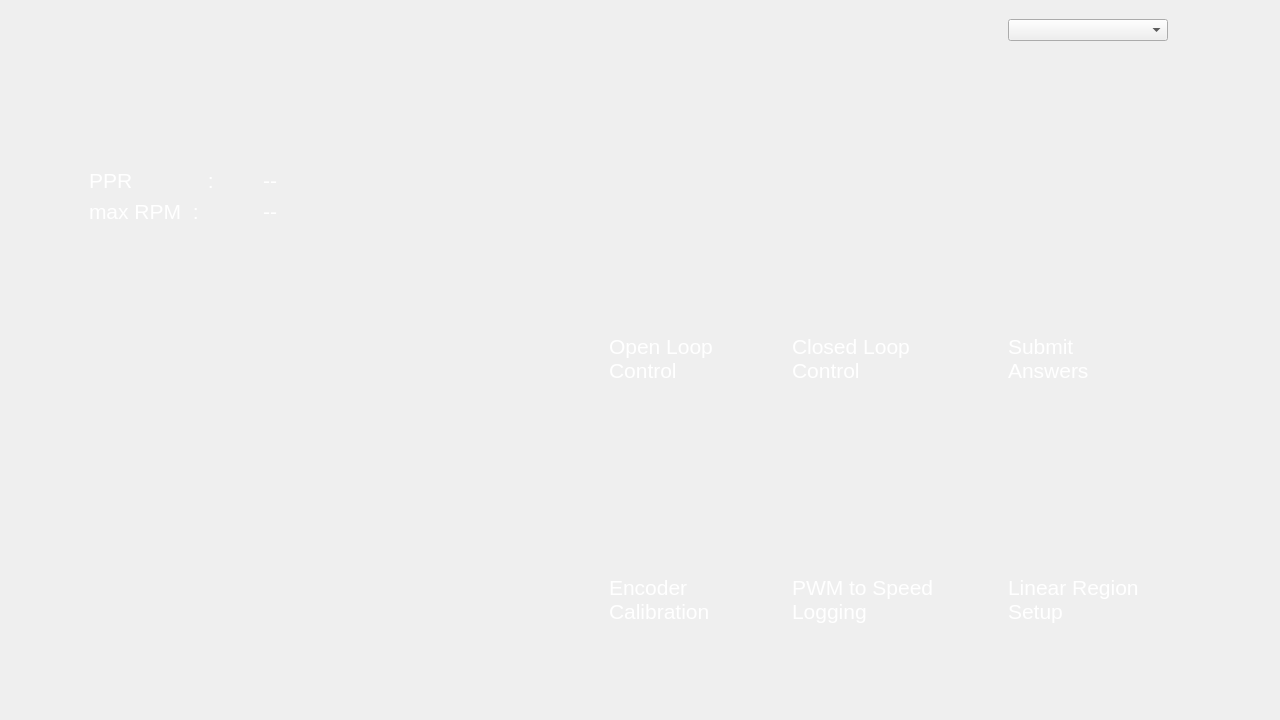
<?xml version="1.0" encoding="UTF-8"?>
<ui version="4.0">
 <class>MainWindow</class>
 <widget class="QMainWindow" name="MainWindow">
  <property name="geometry">
   <rect>
    <x>0</x>
    <y>0</y>
    <width>1280</width>
    <height>720</height>
   </rect>
  </property>
  <property name="sizePolicy">
   <sizepolicy hsizetype="Preferred" vsizetype="Preferred">
    <horstretch>0</horstretch>
    <verstretch>0</verstretch>
   </sizepolicy>
  </property>
  <property name="minimumSize">
   <size>
    <width>1280</width>
    <height>720</height>
   </size>
  </property>
  <property name="maximumSize">
   <size>
    <width>1280</width>
    <height>720</height>
   </size>
  </property>
  <property name="windowTitle">
   <string>MainWindow</string>
  </property>
  <property name="styleSheet">
   <string notr="true"/>
  </property>
  <widget class="QWidget" name="centralwidget">
   <property name="autoFillBackground">
    <bool>false</bool>
   </property>
   <property name="styleSheet">
    <string notr="true">QWidget#centralwidget {
    qproperty-autoFillBackground: true; /* ensure it paints its own background */
    border-image: url(:/main/bgMain.png) 0 0 0 0 stretch stretch;
}
</string>
   </property>
   <layout class="QHBoxLayout" name="horizontalLayout">
    <item>
     <layout class="QVBoxLayout" name="verticalLayout_3">
      <item>
       <spacer name="verticalSpacer_5">
        <property name="orientation">
         <enum>Qt::Vertical</enum>
        </property>
        <property name="sizeType">
         <enum>QSizePolicy::Minimum</enum>
        </property>
        <property name="sizeHint" stdset="0">
         <size>
          <width>20</width>
          <height>159</height>
         </size>
        </property>
       </spacer>
      </item>
      <item>
       <layout class="QHBoxLayout" name="horizontalLayout_3">
        <item>
         <spacer name="horizontalSpacer_5">
          <property name="orientation">
           <enum>Qt::Horizontal</enum>
          </property>
          <property name="sizeType">
           <enum>QSizePolicy::MinimumExpanding</enum>
          </property>
          <property name="sizeHint" stdset="0">
           <size>
            <width>80</width>
            <height>20</height>
           </size>
          </property>
         </spacer>
        </item>
        <item>
         <layout class="QFormLayout" name="formLayout">
          <item row="0" column="0">
           <widget class="QLabel" name="label">
            <property name="sizePolicy">
             <sizepolicy hsizetype="Preferred" vsizetype="Preferred">
              <horstretch>0</horstretch>
              <verstretch>0</verstretch>
             </sizepolicy>
            </property>
            <property name="styleSheet">
             <string notr="true">font-family: &quot;Iceland&quot;;
font-size: 16pt;
color: rgb(255, 255, 255);</string>
            </property>
            <property name="text">
             <string>PPR             :</string>
            </property>
           </widget>
          </item>
          <item row="1" column="0">
           <widget class="QLabel" name="label_2">
            <property name="styleSheet">
             <string notr="true">font-family: &quot;Iceland&quot;;
font-size: 16pt;
color: rgb(255, 255, 255);</string>
            </property>
            <property name="text">
             <string>max RPM  :</string>
            </property>
           </widget>
          </item>
          <item row="0" column="1">
           <widget class="QLabel" name="ppr">
            <property name="sizePolicy">
             <sizepolicy hsizetype="Preferred" vsizetype="Preferred">
              <horstretch>0</horstretch>
              <verstretch>0</verstretch>
             </sizepolicy>
            </property>
            <property name="minimumSize">
             <size>
              <width>100</width>
              <height>0</height>
             </size>
            </property>
            <property name="styleSheet">
             <string notr="true">font-family: &quot;Iceland&quot;;
font-size: 16pt;
color: rgb(255, 255, 255);</string>
            </property>
            <property name="text">
             <string>--</string>
            </property>
            <property name="alignment">
             <set>Qt::AlignCenter</set>
            </property>
           </widget>
          </item>
          <item row="1" column="1">
           <widget class="QLabel" name="maxRPM">
            <property name="sizePolicy">
             <sizepolicy hsizetype="Preferred" vsizetype="Preferred">
              <horstretch>0</horstretch>
              <verstretch>0</verstretch>
             </sizepolicy>
            </property>
            <property name="minimumSize">
             <size>
              <width>100</width>
              <height>0</height>
             </size>
            </property>
            <property name="styleSheet">
             <string notr="true">font-family: &quot;Iceland&quot;;
font-size: 16pt;
color: rgb(255, 255, 255);</string>
            </property>
            <property name="text">
             <string>--</string>
            </property>
            <property name="alignment">
             <set>Qt::AlignCenter</set>
            </property>
           </widget>
          </item>
         </layout>
        </item>
        <item>
         <spacer name="horizontalSpacer">
          <property name="orientation">
           <enum>Qt::Horizontal</enum>
          </property>
          <property name="sizeType">
           <enum>QSizePolicy::MinimumExpanding</enum>
          </property>
          <property name="sizeHint" stdset="0">
           <size>
            <width>283</width>
            <height>20</height>
           </size>
          </property>
         </spacer>
        </item>
       </layout>
      </item>
      <item>
       <spacer name="verticalSpacer_4">
        <property name="orientation">
         <enum>Qt::Vertical</enum>
        </property>
        <property name="sizeType">
         <enum>QSizePolicy::MinimumExpanding</enum>
        </property>
        <property name="sizeHint" stdset="0">
         <size>
          <width>20</width>
          <height>419</height>
         </size>
        </property>
       </spacer>
      </item>
     </layout>
    </item>
    <item>
     <spacer name="horizontalSpacer_12">
      <property name="orientation">
       <enum>Qt::Horizontal</enum>
      </property>
      <property name="sizeHint" stdset="0">
       <size>
        <width>40</width>
        <height>20</height>
       </size>
      </property>
     </spacer>
    </item>
    <item>
     <layout class="QGridLayout" name="gridLayout_3">
      <item row="3" column="1">
       <layout class="QHBoxLayout" name="horizontalLayout_5">
        <item>
         <widget class="QPushButton" name="olc">
          <property name="sizePolicy">
           <sizepolicy hsizetype="Fixed" vsizetype="Fixed">
            <horstretch>0</horstretch>
            <verstretch>0</verstretch>
           </sizepolicy>
          </property>
          <property name="minimumSize">
           <size>
            <width>135</width>
            <height>135</height>
           </size>
          </property>
          <property name="styleSheet">
           <string notr="true">QPushButton {
    border-image: url(:/main/olc.png);
    border: 2px solid transparent;  /* Invisible border to maintain size */
    border-radius: 8px;  /* Rounded corners */
}

QPushButton:hover {
    border-image: url(:/main/olc.png);
	background-color: rgb(255, 255, 0);
    border-radius: 8px;  /* Rounded corners */
}

QPushButton:pressed {
    border-image: url(:/main/olclck.png);
	background-color: none;
    border-radius: 8px;  /* Rounded corners */
}</string>
          </property>
          <property name="text">
           <string/>
          </property>
         </widget>
        </item>
        <item>
         <spacer name="horizontalSpacer_7">
          <property name="orientation">
           <enum>Qt::Horizontal</enum>
          </property>
          <property name="sizeType">
           <enum>QSizePolicy::Minimum</enum>
          </property>
          <property name="sizeHint" stdset="0">
           <size>
            <width>22</width>
            <height>20</height>
           </size>
          </property>
         </spacer>
        </item>
       </layout>
      </item>
      <item row="3" column="4">
       <spacer name="horizontalSpacer_4">
        <property name="orientation">
         <enum>Qt::Horizontal</enum>
        </property>
        <property name="sizeType">
         <enum>QSizePolicy::MinimumExpanding</enum>
        </property>
        <property name="sizeHint" stdset="0">
         <size>
          <width>20</width>
          <height>20</height>
         </size>
        </property>
       </spacer>
      </item>
      <item row="4" column="1">
       <widget class="QLabel" name="label_6">
        <property name="styleSheet">
         <string notr="true">font-family: &quot;Iceland&quot;;
font-size: 16pt;
color: rgb(255, 255, 255);</string>
        </property>
        <property name="text">
         <string>Open Loop Control</string>
        </property>
        <property name="wordWrap">
         <bool>true</bool>
        </property>
       </widget>
      </item>
      <item row="7" column="5">
       <widget class="QLabel" name="label_10">
        <property name="styleSheet">
         <string notr="true">font-family: &quot;Iceland&quot;;
font-size: 16pt;
color: rgb(255, 255, 255);</string>
        </property>
        <property name="text">
         <string>Linear Region Setup</string>
        </property>
        <property name="wordWrap">
         <bool>true</bool>
        </property>
       </widget>
      </item>
      <item row="2" column="1">
       <spacer name="verticalSpacer">
        <property name="orientation">
         <enum>Qt::Vertical</enum>
        </property>
        <property name="sizeType">
         <enum>QSizePolicy::Minimum</enum>
        </property>
        <property name="sizeHint" stdset="0">
         <size>
          <width>20</width>
          <height>130</height>
         </size>
        </property>
       </spacer>
      </item>
      <item row="1" column="6">
       <layout class="QHBoxLayout" name="horizontalLayout_4">
        <item>
         <widget class="QLabel" name="statusIndicator">
          <property name="minimumSize">
           <size>
            <width>30</width>
            <height>30</height>
           </size>
          </property>
          <property name="maximumSize">
           <size>
            <width>24</width>
            <height>24</height>
           </size>
          </property>
          <property name="styleSheet">
           <string notr="true">QLabel#statusIndicator{
	border-image: url(:/main/noSignal.png);
}

QLabel#statusIndicator[status=&quot;green&quot;] {
	border-image: url(:/main/goodSignal.png);
}

QLabel#statusIndicator[status=&quot;red&quot;] {
    border-image: url(:/main/noSignal.png); /* or a red icon */
}</string>
          </property>
          <property name="text">
           <string/>
          </property>
         </widget>
        </item>
       </layout>
      </item>
      <item row="3" column="3">
       <layout class="QHBoxLayout" name="horizontalLayout_2">
        <item>
         <widget class="QPushButton" name="clc">
          <property name="sizePolicy">
           <sizepolicy hsizetype="Fixed" vsizetype="Fixed">
            <horstretch>0</horstretch>
            <verstretch>0</verstretch>
           </sizepolicy>
          </property>
          <property name="minimumSize">
           <size>
            <width>135</width>
            <height>135</height>
           </size>
          </property>
          <property name="styleSheet">
           <string notr="true">QPushButton {
    border-image: url(:/main/clc.png);
    border: 2px solid transparent;  /* Invisible border to maintain size */
    border-radius: 8px;  /* Rounded corners */
}

QPushButton:hover {
    border-image: url(:/main/clc.png);
	background-color: rgb(255, 255, 0);
    border-radius: 8px;  /* Rounded corners */
}

QPushButton:pressed {
    border-image: url(:/main/clcclk.png);
	background-color: none;
    border-radius: 8px;  /* Rounded corners */
}</string>
          </property>
          <property name="text">
           <string/>
          </property>
         </widget>
        </item>
        <item>
         <spacer name="horizontalSpacer_2">
          <property name="orientation">
           <enum>Qt::Horizontal</enum>
          </property>
          <property name="sizeType">
           <enum>QSizePolicy::Minimum</enum>
          </property>
          <property name="sizeHint" stdset="0">
           <size>
            <width>22</width>
            <height>20</height>
           </size>
          </property>
         </spacer>
        </item>
       </layout>
      </item>
      <item row="1" column="1">
       <spacer name="verticalSpacer_6">
        <property name="orientation">
         <enum>Qt::Vertical</enum>
        </property>
        <property name="sizeType">
         <enum>QSizePolicy::Fixed</enum>
        </property>
        <property name="sizeHint" stdset="0">
         <size>
          <width>20</width>
          <height>38</height>
         </size>
        </property>
       </spacer>
      </item>
      <item row="6" column="3">
       <layout class="QHBoxLayout" name="horizontalLayout_6">
        <item>
         <widget class="QPushButton" name="log">
          <property name="sizePolicy">
           <sizepolicy hsizetype="Fixed" vsizetype="Fixed">
            <horstretch>0</horstretch>
            <verstretch>0</verstretch>
           </sizepolicy>
          </property>
          <property name="minimumSize">
           <size>
            <width>135</width>
            <height>135</height>
           </size>
          </property>
          <property name="styleSheet">
           <string notr="true">QPushButton {
    border-image: url(:/main/pwmspeed.png);
    border: 2px solid transparent;  /* Invisible border to maintain size */
    border-radius: 8px;  /* Rounded corners */
}

QPushButton:hover {
    border-image: url(:/main/pwmspeed.png);
	background-color: rgb(255, 255, 0);
    border-radius: 8px;  /* Rounded corners */
}

QPushButton:pressed {
    border-image: url(:/main/pwmclk.png);
	background-color: none;
    border-radius: 8px;  /* Rounded corners */
}</string>
          </property>
          <property name="text">
           <string/>
          </property>
         </widget>
        </item>
        <item>
         <spacer name="horizontalSpacer_9">
          <property name="orientation">
           <enum>Qt::Horizontal</enum>
          </property>
          <property name="sizeType">
           <enum>QSizePolicy::Preferred</enum>
          </property>
          <property name="sizeHint" stdset="0">
           <size>
            <width>22</width>
            <height>20</height>
           </size>
          </property>
         </spacer>
        </item>
       </layout>
      </item>
      <item row="6" column="5">
       <layout class="QHBoxLayout" name="horizontalLayout_8">
        <item>
         <widget class="QPushButton" name="lrc">
          <property name="sizePolicy">
           <sizepolicy hsizetype="Fixed" vsizetype="Fixed">
            <horstretch>0</horstretch>
            <verstretch>0</verstretch>
           </sizepolicy>
          </property>
          <property name="minimumSize">
           <size>
            <width>135</width>
            <height>135</height>
           </size>
          </property>
          <property name="styleSheet">
           <string notr="true">QPushButton {
    border-image: url(:/main/linear.png);
    border: 2px solid transparent;  /* Invisible border to maintain size */
    border-radius: 8px;  /* Rounded corners */
}

QPushButton:hover {
    border-image: url(:/main/linear.png);
	background-color: rgb(255, 255, 0);
    border-radius: 8px;  /* Rounded corners */
}

QPushButton:pressed {
    border-image: url(:/main/linearclk.png);
	background-color: none;
    border-radius: 8px;  /* Rounded corners */
}</string>
          </property>
          <property name="text">
           <string/>
          </property>
         </widget>
        </item>
        <item>
         <spacer name="horizontalSpacer_10">
          <property name="orientation">
           <enum>Qt::Horizontal</enum>
          </property>
          <property name="sizeType">
           <enum>QSizePolicy::Preferred</enum>
          </property>
          <property name="sizeHint" stdset="0">
           <size>
            <width>26</width>
            <height>20</height>
           </size>
          </property>
         </spacer>
        </item>
       </layout>
      </item>
      <item row="3" column="5">
       <layout class="QHBoxLayout" name="horizontalLayout_7">
        <item>
         <widget class="QPushButton" name="sa">
          <property name="sizePolicy">
           <sizepolicy hsizetype="Fixed" vsizetype="Fixed">
            <horstretch>0</horstretch>
            <verstretch>0</verstretch>
           </sizepolicy>
          </property>
          <property name="minimumSize">
           <size>
            <width>135</width>
            <height>135</height>
           </size>
          </property>
          <property name="styleSheet">
           <string notr="true">QPushButton {
    border-image: url(:/main/submit.png);
    border: 2px solid transparent;  /* Invisible border to maintain size */
    border-radius: 8px;  /* Rounded corners */
}

QPushButton:hover {
    border-image: url(:/main/submit.png);
	background-color: rgb(255, 255, 0);
    border-radius: 8px;  /* Rounded corners */
}

QPushButton:pressed {
    border-image: url(:/main/submitclk.png);
	background-color: none;
    border-radius: 8px;  /* Rounded corners */
}</string>
          </property>
          <property name="text">
           <string/>
          </property>
         </widget>
        </item>
        <item>
         <spacer name="horizontalSpacer_8">
          <property name="orientation">
           <enum>Qt::Horizontal</enum>
          </property>
          <property name="sizeType">
           <enum>QSizePolicy::Preferred</enum>
          </property>
          <property name="sizeHint" stdset="0">
           <size>
            <width>26</width>
            <height>20</height>
           </size>
          </property>
         </spacer>
        </item>
       </layout>
      </item>
      <item row="3" column="6">
       <spacer name="horizontalSpacer_6">
        <property name="orientation">
         <enum>Qt::Horizontal</enum>
        </property>
        <property name="sizeType">
         <enum>QSizePolicy::MinimumExpanding</enum>
        </property>
        <property name="sizeHint" stdset="0">
         <size>
          <width>97</width>
          <height>20</height>
         </size>
        </property>
       </spacer>
      </item>
      <item row="4" column="5">
       <widget class="QLabel" name="label_7">
        <property name="styleSheet">
         <string notr="true">font-family: &quot;Iceland&quot;;
font-size: 16pt;
color: rgb(255, 255, 255);</string>
        </property>
        <property name="text">
         <string>Submit     Answers</string>
        </property>
        <property name="wordWrap">
         <bool>true</bool>
        </property>
       </widget>
      </item>
      <item row="7" column="1">
       <widget class="QLabel" name="label_8">
        <property name="styleSheet">
         <string notr="true">font-family: &quot;Iceland&quot;;
font-size: 16pt;
color: rgb(255, 255, 255);</string>
        </property>
        <property name="text">
         <string>Encoder Calibration</string>
        </property>
        <property name="wordWrap">
         <bool>true</bool>
        </property>
       </widget>
      </item>
      <item row="4" column="3">
       <widget class="QLabel" name="label_5">
        <property name="styleSheet">
         <string notr="true">font-family: &quot;Iceland&quot;;
font-size: 16pt;
color: rgb(255, 255, 255);</string>
        </property>
        <property name="text">
         <string>Closed Loop Control</string>
        </property>
        <property name="wordWrap">
         <bool>true</bool>
        </property>
       </widget>
      </item>
      <item row="3" column="2">
       <spacer name="horizontalSpacer_3">
        <property name="orientation">
         <enum>Qt::Horizontal</enum>
        </property>
        <property name="sizeType">
         <enum>QSizePolicy::MinimumExpanding</enum>
        </property>
        <property name="sizeHint" stdset="0">
         <size>
          <width>20</width>
          <height>20</height>
         </size>
        </property>
       </spacer>
      </item>
      <item row="6" column="1">
       <layout class="QHBoxLayout" name="horizontalLayout_9">
        <item>
         <widget class="QPushButton" name="encoder">
          <property name="sizePolicy">
           <sizepolicy hsizetype="Fixed" vsizetype="Fixed">
            <horstretch>0</horstretch>
            <verstretch>0</verstretch>
           </sizepolicy>
          </property>
          <property name="minimumSize">
           <size>
            <width>135</width>
            <height>135</height>
           </size>
          </property>
          <property name="styleSheet">
           <string notr="true">QPushButton {
    border-image: url(:/main/calibrate.png);
    border: 2px solid transparent;  /* Invisible border to maintain size */
    border-radius: 8px;  /* Rounded corners */
}

QPushButton:hover {
    border-image: url(:/main/calibrate.png);
	background-color: rgb(255, 255, 0);
    border-radius: 8px;  /* Rounded corners */
}

QPushButton:pressed {
    border-image: url(:/main/calclk.png);
	background-color: none;
    border-radius: 8px;  /* Rounded corners */
}</string>
          </property>
          <property name="text">
           <string/>
          </property>
         </widget>
        </item>
        <item>
         <spacer name="horizontalSpacer_11">
          <property name="orientation">
           <enum>Qt::Horizontal</enum>
          </property>
          <property name="sizeType">
           <enum>QSizePolicy::Minimum</enum>
          </property>
          <property name="sizeHint" stdset="0">
           <size>
            <width>22</width>
            <height>20</height>
           </size>
          </property>
         </spacer>
        </item>
       </layout>
      </item>
      <item row="8" column="3">
       <spacer name="verticalSpacer_3">
        <property name="orientation">
         <enum>Qt::Vertical</enum>
        </property>
        <property name="sizeType">
         <enum>QSizePolicy::Minimum</enum>
        </property>
        <property name="sizeHint" stdset="0">
         <size>
          <width>20</width>
          <height>80</height>
         </size>
        </property>
       </spacer>
      </item>
      <item row="0" column="5">
       <spacer name="verticalSpacer_7">
        <property name="orientation">
         <enum>Qt::Vertical</enum>
        </property>
        <property name="sizeType">
         <enum>QSizePolicy::Fixed</enum>
        </property>
        <property name="sizeHint" stdset="0">
         <size>
          <width>20</width>
          <height>2</height>
         </size>
        </property>
       </spacer>
      </item>
      <item row="7" column="3">
       <widget class="QLabel" name="label_9">
        <property name="styleSheet">
         <string notr="true">font-family: &quot;Iceland&quot;;
font-size: 16pt;
color: rgb(255, 255, 255);</string>
        </property>
        <property name="text">
         <string>PWM to Speed Logging</string>
        </property>
        <property name="wordWrap">
         <bool>true</bool>
        </property>
       </widget>
      </item>
      <item row="5" column="3">
       <spacer name="verticalSpacer_2">
        <property name="orientation">
         <enum>Qt::Vertical</enum>
        </property>
        <property name="sizeType">
         <enum>QSizePolicy::Minimum</enum>
        </property>
        <property name="sizeHint" stdset="0">
         <size>
          <width>20</width>
          <height>30</height>
         </size>
        </property>
       </spacer>
      </item>
      <item row="1" column="5">
       <widget class="QComboBox" name="ports">
        <property name="sizePolicy">
         <sizepolicy hsizetype="Preferred" vsizetype="Fixed">
          <horstretch>0</horstretch>
          <verstretch>0</verstretch>
         </sizepolicy>
        </property>
        <property name="minimumSize">
         <size>
          <width>0</width>
          <height>0</height>
         </size>
        </property>
        <property name="currentText">
         <string/>
        </property>
       </widget>
      </item>
     </layout>
    </item>
   </layout>
  </widget>
 </widget>
 <resources>
  <include location="../asset/resources.qrc"/>
 </resources>
 <connections/>
</ui>
